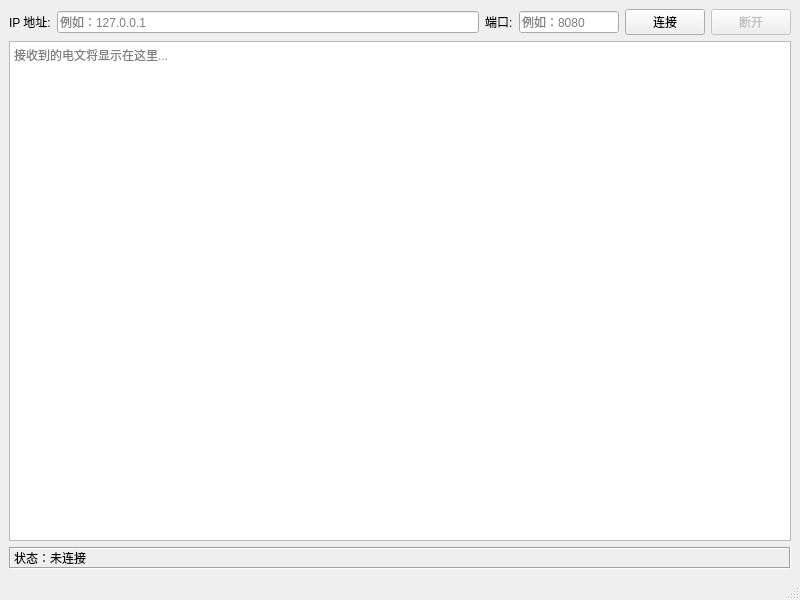
<?xml version="1.0" encoding="UTF-8"?>
<ui version="4.0">
 <class>MainWindow</class>
 <widget class="QMainWindow" name="MainWindow">
  <property name="geometry">
   <rect>
    <x>0</x>
    <y>0</y>
    <width>800</width>
    <height>600</height>
   </rect>
  </property>
  <property name="windowTitle">
   <string>TCP 电文接收器</string>
  </property>
  <widget class="QWidget" name="centralwidget">
   <layout class="QVBoxLayout" name="verticalLayout">
    <item>
     <layout class="QHBoxLayout" name="horizontalLayout">
      <item>
       <widget class="QLabel" name="label_ip">
        <property name="text">
         <string>IP 地址:</string>
        </property>
       </widget>
      </item>
      <item>
       <widget class="QLineEdit" name="ipLineEdit">
        <property name="placeholderText">
         <string>例如：127.0.0.1</string>
        </property>
       </widget>
      </item>
      <item>
       <widget class="QLabel" name="label_port">
        <property name="text">
         <string>端口:</string>
        </property>
       </widget>
      </item>
      <item>
       <widget class="QLineEdit" name="portLineEdit">
        <property name="maximumSize">
         <size>
          <width>100</width>
          <height>16777215</height>
         </size>
        </property>
        <property name="placeholderText">
         <string>例如：8080</string>
        </property>
       </widget>
      </item>
      <item>
       <widget class="QPushButton" name="connectButton">
        <property name="text">
         <string>连接</string>
        </property>
       </widget>
      </item>
      <item>
       <widget class="QPushButton" name="disconnectButton">
        <property name="enabled">
         <bool>false</bool>
        </property>
        <property name="text">
         <string>断开</string>
        </property>
       </widget>
      </item>
     </layout>
    </item>
    <item>
     <widget class="QTextEdit" name="messageTextEdit">
      <property name="readOnly">
       <bool>true</bool>
      </property>
      <property name="placeholderText">
       <string>接收到的电文将显示在这里...</string>
      </property>
     </widget>
    </item>
    <item>
     <widget class="QLabel" name="statusLabel">
      <property name="text">
       <string>状态：未连接</string>
      </property>
      <property name="frameShape">
       <enum>QFrame::Box</enum>
      </property>
      <property name="frameShadow">
       <enum>QFrame::Sunken</enum>
      </property>
     </widget>
    </item>
   </layout>
  </widget>
  <widget class="QMenuBar" name="menubar">
   <property name="geometry">
    <rect>
     <x>0</x>
     <y>0</y>
     <width>800</width>
     <height>22</height>
    </rect>
   </property>
  </widget>
  <widget class="QStatusBar" name="statusbar"/>
 </widget>
 <resources/>
 <connections/>
</ui>
